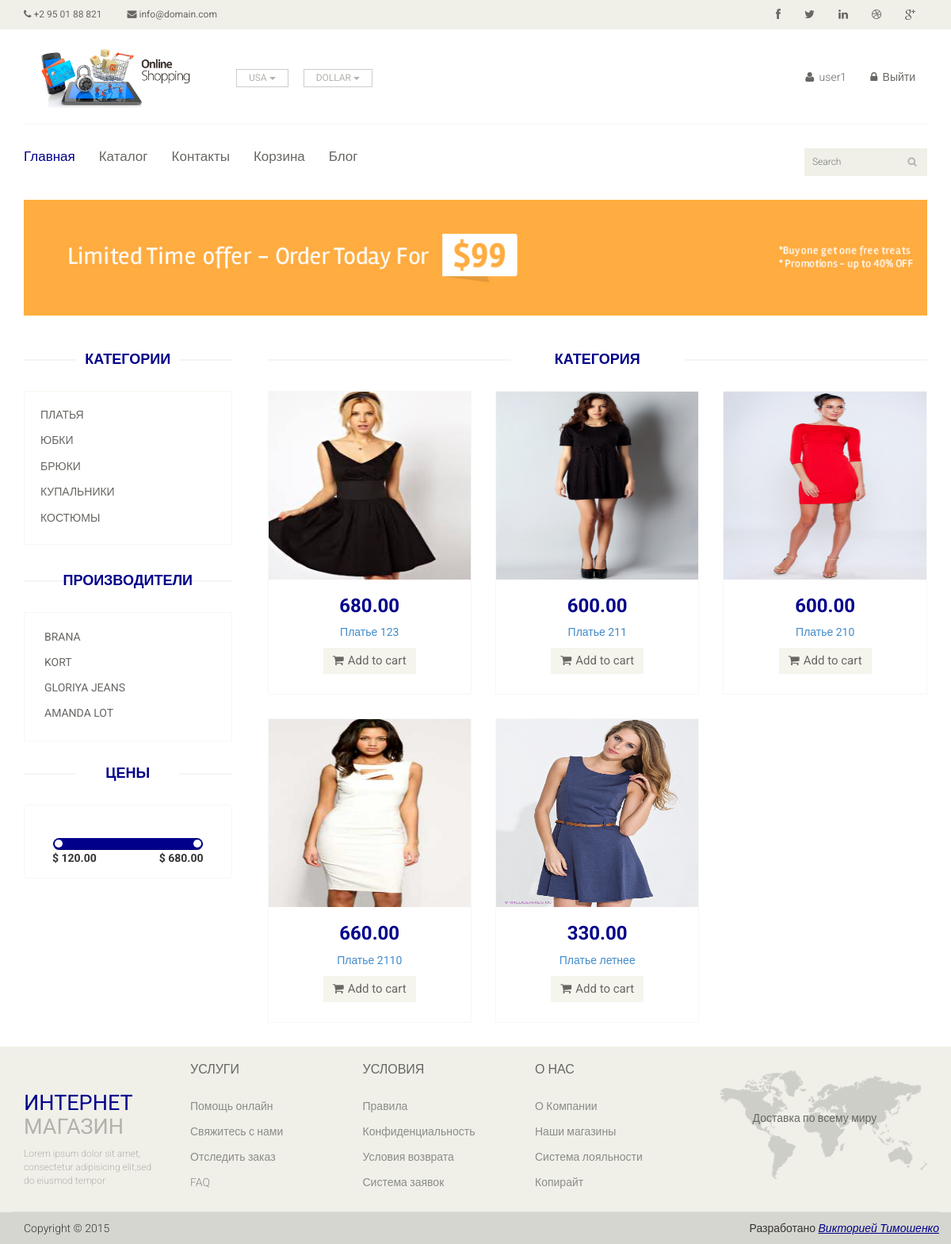
The page /index.php?controller=catalog&category=1 (signed in) on the database its author committed.
### tables this page shows
CREATE TABLE IF NOT EXISTS `user` (
  `id` int(11) NOT NULL AUTO_INCREMENT,
  `email` varchar(128) NOT NULL,
  `password` varchar(32) NOT NULL,
  `name` varchar(128) NOT NULL,
  `add` datetime NOT NULL,
  PRIMARY KEY (`id`)
);

CREATE TABLE IF NOT EXISTS `category` (
  `id` int(11) NOT NULL AUTO_INCREMENT,
  `active` tinyint(1) NOT NULL,
  PRIMARY KEY (`id`)
);

CREATE TABLE IF NOT EXISTS `brand` (
  `id` int(11) NOT NULL AUTO_INCREMENT,
  `name` varchar(64) NOT NULL,
  `active` tinyint(1) NOT NULL,
  PRIMARY KEY (`id`)
);

CREATE TABLE IF NOT EXISTS `product` (
  `id` int(11) NOT NULL AUTO_INCREMENT,
  `id_category` int(11) NOT NULL,
  `id_brand` int(11) NOT NULL,
  `price` float(6,2) NOT NULL,
  `articul` varchar(32) NOT NULL,
  `active` tinyint(1) NOT NULL,
  `add` datetime NOT NULL,
  PRIMARY KEY (`id`)
);

CREATE TABLE IF NOT EXISTS `product_image` (
  `id` int(11) NOT NULL AUTO_INCREMENT,
  `id_product` int(11) NOT NULL,
  `file` varchar(32) NOT NULL,
  `position` int(11) NOT NULL,
  PRIMARY KEY (`id`)
);

CREATE TABLE IF NOT EXISTS `product_lang` (
  `id` int(11) NOT NULL AUTO_INCREMENT,
  `id_lang` int(11) NOT NULL,
  `id_object` int(11) NOT NULL,
  `name` varchar(256) NOT NULL,
  `description` text NOT NULL,
  PRIMARY KEY (`id`)
);

### public/templates/chunks/product-list.php (the view)
<h2 class="title text-center"><?= $this->product_list_title ?></h2>
<?php if ($this->product_list_items) { ?>
    <?php foreach ($this->product_list_items as $product) { ?>
        <div class="col-sm-4">
            <div class="product-image-wrapper">
                <div class="single-products">
                    <div class="productinfo text-center">
                        <img src="/assets/images/products/<?= $product->cover->file ?>.png" width="255" height="237" alt="">
                        <h2><?= $product->price ?></h2>
                        <p><a href="<?= App::getLink('Product', array('id' => $product->getId())) ?>"><?= $product->name ?></a></p>
                        <a class="btn btn-default add-to-cart" data-id="<?= $product->getId() ?>" href="" ><i class="fa fa-shopping-cart"></i>Add to cart</a>
                    </div>
                </div>
            </div>
        </div>
    <?php } ?>
<?php } ?>

### public/templates/chunks/header.php (shortened to what the rows shown need)
<header id="header">
    <div class="header-middle">
        <div class="container">
            <div class="row">
                <div class="col-sm-7">
                    <div class="shop-menu pull-right">
                        <ul class="nav navbar-nav">
                            <?php if ($this->customer) { ?>
                                <li><a href="#"><i class="fa fa-user"></i> <?= $this->customer->name ?></a></li>
                                <li><a href="<?= App::getLink('Auth', array('action' => 'logout'))?>"><i class="fa fa-lock"></i> Выйти</a></li>
                            <?php } else { ?>
                                <li><a href="<?= App::getLink('Auth')?>"><i class="fa fa-lock"></i> Войти</a></li>
                            <?php } ?>
                        </ul>
                    </div>
                </div>
            </div>
        </div>
    </div>
</header>

### public/templates/chunks/aside.php (shortened to what the rows shown need)
<div class="left-sidebar">
    <h2>Категории</h2>
    <div class="panel-group category-products" id="accordian">
        <?php foreach ($this->aside_categories as $category) { ?>
            <div class="panel panel-default">
                <div class="panel-heading">
                    <h4 class="panel-title">
                        <a href="<?= App::getLink('Catalog', array('category' => $category->getId())) ?>">
                            <?= $category->name ?>
                        </a>
                    </h4>
                </div>
            </div>
        <?php } ?>
    </div>
    <div class="brands_products">
        <h2>Производители</h2>
        <div class="brands-name">
            <ul class="nav nav-pills nav-stacked">
                <?php foreach ($this->aside_brands as $brand) { ?>
                    <li><a href="<?= App::getLink('Catalog', array('brand' => $brand->getId())) ?>"><?= $brand->name ?></a></li>
                <?php } ?>
            </ul>
        </div>
    </div>
    <?php if (App::getController() != 'ProductController' && ($this->filter_price['min'] != $this->filter_price['max'])) { ?>
        <div class="price-range">
            <h2>Цены</h2>
        </div>
    <?php } ?>
</div>

### rows shown on the page
user: name "user1"
category: name "ПЛАТЬЯ"
category: name "ЮБКИ"
category: name "БРЮКИ"
category: name "КУПАЛЬНИКИ"
category: name "КОСТЮМЫ"
brand: name "BRANA"
brand: name "KORT"
brand: name "GLORIYA JEANS"
brand: name "AMANDA LOT"
product: product_image.file (picture), price "680.00", product_lang.name "Платье 123"
product: product_image.file (picture), price "600.00", name "Платье 211"
product_image: file (picture)
product: product_image.file (picture), price "660.00", name "Платье 2110"
product: product_image.file (picture), price "330.00", name "Платье летнее"

### other values the page prints
$this->filter_price['min'] "120.00"
$this->filter_price['max'] "680.00"
$this->product_list_title "КАТЕГОРИЯ"
$product->price "600.00"
$product->name "Платье 210"
